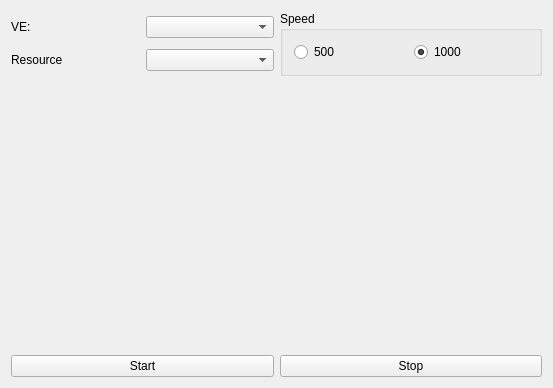
<?xml version="1.0" encoding="UTF-8"?>
<ui version="4.0">
 <class>ResourcesSchedule</class>
 <widget class="QWidget" name="ResourcesSchedule">
  <property name="geometry">
   <rect>
    <x>0</x>
    <y>0</y>
    <width>553</width>
    <height>388</height>
   </rect>
  </property>
  <property name="windowTitle">
   <string>ResourcesSchedule</string>
  </property>
  <layout class="QGridLayout" name="gridLayout_2">
   <item row="0" column="0">
    <layout class="QGridLayout" name="gridLayout">
     <item row="0" column="0">
      <widget class="QLabel" name="label">
       <property name="text">
        <string>VE:</string>
       </property>
      </widget>
     </item>
     <item row="0" column="1">
      <widget class="QComboBox" name="VEBox"/>
     </item>
     <item row="1" column="1">
      <widget class="QComboBox" name="ResourceBox"/>
     </item>
     <item row="1" column="0">
      <widget class="QLabel" name="label_2">
       <property name="text">
        <string>Resource</string>
       </property>
      </widget>
     </item>
    </layout>
   </item>
   <item row="0" column="1">
    <widget class="QGroupBox" name="speed">
     <property name="title">
      <string>Speed</string>
     </property>
     <layout class="QGridLayout" name="gridLayout_3">
      <item row="0" column="0">
       <widget class="QRadioButton" name="radioButton">
        <property name="text">
         <string>500</string>
        </property>
       </widget>
      </item>
      <item row="0" column="1">
       <widget class="QRadioButton" name="radioButton_2">
        <property name="text">
         <string>1000</string>
        </property>
        <property name="checked">
         <bool>true</bool>
        </property>
       </widget>
      </item>
     </layout>
    </widget>
   </item>
   <item row="5" column="0" colspan="2">
    <widget class="QwtPlot" name="schedulePlot"/>
   </item>
   <item row="6" column="0">
    <widget class="QPushButton" name="StartButton">
     <property name="text">
      <string>Start</string>
     </property>
    </widget>
   </item>
   <item row="6" column="1">
    <widget class="QPushButton" name="StopButton">
     <property name="text">
      <string>Stop</string>
     </property>
    </widget>
   </item>
  </layout>
 </widget>
 <layoutdefault spacing="6" margin="11"/>
 <customwidgets>
  <customwidget>
   <class>QwtPlot</class>
   <extends>QFrame</extends>
   <header>qwt_plot.h</header>
  </customwidget>
 </customwidgets>
 <resources/>
 <connections/>
</ui>
